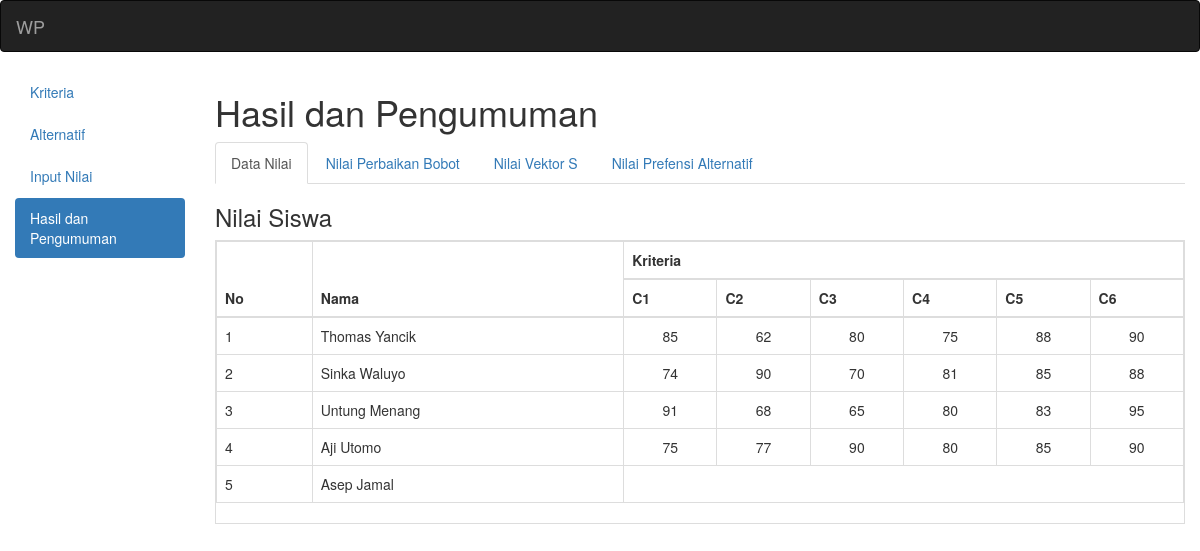
Screenshot of /index.php?a=perhitungan&k=n with the database file from the repository.
### tables this page shows
CREATE TABLE `alternatif` (
  `id_alternatif` varchar(5) NOT NULL,
  `nm_alternatif` varchar(35) NOT NULL,
  `n_vektor_s` double NOT NULL,
  `n_vektor_v` double NOT NULL
);

CREATE TABLE `nilai` (
  `id_nilai` int(7) NOT NULL,
  `id_alternatif` varchar(7) NOT NULL,
  `id_kriteria` varchar(7) NOT NULL,
  `nilai` double NOT NULL
);

### nilai.php (the view)
<?php
include ("konfig/koneksi.php");
$s=mysqli_query($koneksi, "select * from kriteria");
$h=mysqli_num_rows($s);
?>
<div class="box-header">
    <h3 class="box-title " >Nilai Siswa</h3>
</div>
<div class="table table-bordered table-responsive">
<table class="table table-bordered table-responsive">
<thead>
<tr>
<th rowspan="2">No</th>
<th rowspan="2">Nama</th>
<th colspan="<?php echo $h; ?>">Kriteria</th>
</tr>
<tr>
<?php
for($n=1;$n<=$h;$n++){
	echo"<th>C{$n}</th>";
}
?>
</tr>
</thead>
<tbody>
<?php
$i=0;
$a=mysqli_query($koneksi, "select * from alternatif");
while($da=mysqli_fetch_assoc($a)){
	echo "<tr>
		<td>".(++$i)."</td>
		<td>$da[nm_alternatif]</td>";
		$idalt=$da['id_alternatif'];
			$n=mysqli_query($koneksi, "select * from nilai where id_alternatif='$idalt'");
		while($dn=mysqli_fetch_assoc($n)){
			echo "<td align='center'>$dn[nilai]</td>";
		}
		echo "</tr>\n";
}
?>
</tbody>
</table>
</div>

### rows the page displays
alternatif: nm_alternatif "Thomas Yancik"
nilai: nilai "85"
nilai: nilai "62"
nilai: nilai "80"
nilai: nilai "75"
nilai: nilai "88"
nilai: nilai "90"
alternatif: nm_alternatif "Sinka Waluyo"
nilai: nilai "74"
nilai: nilai "90"
nilai: nilai "70"
nilai: nilai "81"
nilai: nilai "85"
nilai: nilai "88"
alternatif: nm_alternatif "Untung Menang"
nilai: nilai "91"
nilai: nilai "68"
nilai: nilai "65"
nilai: nilai "80"
nilai: nilai "83"
nilai: nilai "95"
alternatif: nm_alternatif "Aji Utomo"
nilai: nilai "75"
nilai: nilai "77"
nilai: nilai "90"
nilai: nilai "80"
nilai: nilai "85"
nilai: nilai "90"
alternatif: nm_alternatif "Asep Jamal"
